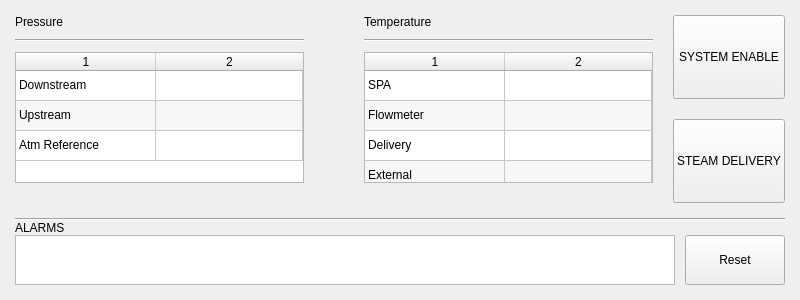
<?xml version="1.0" encoding="UTF-8"?>
<ui version="4.0">
 <class>RunPage</class>
 <widget class="QWidget" name="RunPage">
  <property name="geometry">
   <rect>
    <x>0</x>
    <y>0</y>
    <width>800</width>
    <height>300</height>
   </rect>
  </property>
  <property name="sizePolicy">
   <sizepolicy hsizetype="Preferred" vsizetype="Preferred">
    <horstretch>0</horstretch>
    <verstretch>0</verstretch>
   </sizepolicy>
  </property>
  <property name="windowTitle">
   <string>Form</string>
  </property>
  <layout class="QVBoxLayout" name="verticalLayout_12" stretch="0,0">
   <property name="spacing">
    <number>15</number>
   </property>
   <property name="sizeConstraint">
    <enum>QLayout::SizeConstraint::SetDefaultConstraint</enum>
   </property>
   <property name="leftMargin">
    <number>15</number>
   </property>
   <property name="topMargin">
    <number>15</number>
   </property>
   <property name="rightMargin">
    <number>15</number>
   </property>
   <property name="bottomMargin">
    <number>15</number>
   </property>
   <item>
    <layout class="QHBoxLayout" name="RunPage_H1" stretch="2,0,2,0">
     <property name="spacing">
      <number>20</number>
     </property>
     <property name="sizeConstraint">
      <enum>QLayout::SizeConstraint::SetMaximumSize</enum>
     </property>
     <item>
      <layout class="QVBoxLayout" name="RunPage_H1V2">
       <property name="spacing">
        <number>10</number>
       </property>
       <property name="sizeConstraint">
        <enum>QLayout::SizeConstraint::SetDefaultConstraint</enum>
       </property>
       <item>
        <widget class="QLabel" name="label_4">
         <property name="sizePolicy">
          <sizepolicy hsizetype="Preferred" vsizetype="Minimum">
           <horstretch>0</horstretch>
           <verstretch>0</verstretch>
          </sizepolicy>
         </property>
         <property name="text">
          <string>Pressure</string>
         </property>
         <property name="alignment">
          <set>Qt::AlignmentFlag::AlignLeading|Qt::AlignmentFlag::AlignLeft|Qt::AlignmentFlag::AlignTop</set>
         </property>
        </widget>
       </item>
       <item>
        <widget class="Line" name="line_2">
         <property name="orientation">
          <enum>Qt::Orientation::Horizontal</enum>
         </property>
        </widget>
       </item>
       <item>
        <widget class="QTableWidget" name="PressureTable">
         <property name="sizePolicy">
          <sizepolicy hsizetype="Preferred" vsizetype="Maximum">
           <horstretch>0</horstretch>
           <verstretch>0</verstretch>
          </sizepolicy>
         </property>
         <property name="verticalScrollBarPolicy">
          <enum>Qt::ScrollBarPolicy::ScrollBarAlwaysOff</enum>
         </property>
         <property name="horizontalScrollBarPolicy">
          <enum>Qt::ScrollBarPolicy::ScrollBarAlwaysOff</enum>
         </property>
         <property name="autoScroll">
          <bool>false</bool>
         </property>
         <property name="editTriggers">
          <set>QAbstractItemView::EditTrigger::NoEditTriggers</set>
         </property>
         <property name="tabKeyNavigation">
          <bool>false</bool>
         </property>
         <property name="showDropIndicator" stdset="0">
          <bool>false</bool>
         </property>
         <property name="dragDropOverwriteMode">
          <bool>false</bool>
         </property>
         <property name="alternatingRowColors">
          <bool>true</bool>
         </property>
         <property name="wordWrap">
          <bool>false</bool>
         </property>
         <property name="rowCount">
          <number>3</number>
         </property>
         <property name="columnCount">
          <number>2</number>
         </property>
         <property name="supportedDragActions">
          <set>Qt::DropAction::IgnoreAction</set>
         </property>
         <attribute name="horizontalHeaderVisible">
          <bool>true</bool>
         </attribute>
         <attribute name="horizontalHeaderMinimumSectionSize">
          <number>50</number>
         </attribute>
         <attribute name="horizontalHeaderDefaultSectionSize">
          <number>140</number>
         </attribute>
         <attribute name="horizontalHeaderHighlightSections">
          <bool>false</bool>
         </attribute>
         <attribute name="horizontalHeaderStretchLastSection">
          <bool>true</bool>
         </attribute>
         <attribute name="verticalHeaderVisible">
          <bool>false</bool>
         </attribute>
         <attribute name="verticalHeaderMinimumSectionSize">
          <number>25</number>
         </attribute>
         <attribute name="verticalHeaderShowSortIndicator" stdset="0">
          <bool>false</bool>
         </attribute>
         <attribute name="verticalHeaderStretchLastSection">
          <bool>false</bool>
         </attribute>
         <row/>
         <row/>
         <row/>
         <column/>
         <column/>
         <item row="0" column="0">
          <property name="text">
           <string>Downstream</string>
          </property>
         </item>
         <item row="0" column="1">
          <property name="text">
           <string/>
          </property>
         </item>
         <item row="1" column="0">
          <property name="text">
           <string>Upstream</string>
          </property>
         </item>
         <item row="1" column="1">
          <property name="text">
           <string/>
          </property>
         </item>
         <item row="2" column="0">
          <property name="text">
           <string>Atm Reference</string>
          </property>
         </item>
        </widget>
       </item>
       <item>
        <spacer name="verticalSpacer">
         <property name="orientation">
          <enum>Qt::Orientation::Vertical</enum>
         </property>
         <property name="sizeType">
          <enum>QSizePolicy::Policy::MinimumExpanding</enum>
         </property>
         <property name="sizeHint" stdset="0">
          <size>
           <width>20</width>
           <height>20</height>
          </size>
         </property>
        </spacer>
       </item>
      </layout>
     </item>
     <item>
      <spacer name="horizontalSpacer_3">
       <property name="orientation">
        <enum>Qt::Orientation::Horizontal</enum>
       </property>
       <property name="sizeHint" stdset="0">
        <size>
         <width>40</width>
         <height>20</height>
        </size>
       </property>
      </spacer>
     </item>
     <item>
      <layout class="QVBoxLayout" name="RunPage_H1V3">
       <property name="spacing">
        <number>10</number>
       </property>
       <item>
        <widget class="QLabel" name="label_5">
         <property name="sizePolicy">
          <sizepolicy hsizetype="Preferred" vsizetype="Minimum">
           <horstretch>0</horstretch>
           <verstretch>0</verstretch>
          </sizepolicy>
         </property>
         <property name="text">
          <string>Temperature</string>
         </property>
         <property name="alignment">
          <set>Qt::AlignmentFlag::AlignLeading|Qt::AlignmentFlag::AlignLeft|Qt::AlignmentFlag::AlignTop</set>
         </property>
        </widget>
       </item>
       <item>
        <widget class="Line" name="line_3">
         <property name="orientation">
          <enum>Qt::Orientation::Horizontal</enum>
         </property>
        </widget>
       </item>
       <item>
        <widget class="QTableWidget" name="TempTable">
         <property name="sizePolicy">
          <sizepolicy hsizetype="Preferred" vsizetype="Maximum">
           <horstretch>0</horstretch>
           <verstretch>0</verstretch>
          </sizepolicy>
         </property>
         <property name="verticalScrollBarPolicy">
          <enum>Qt::ScrollBarPolicy::ScrollBarAlwaysOff</enum>
         </property>
         <property name="horizontalScrollBarPolicy">
          <enum>Qt::ScrollBarPolicy::ScrollBarAlwaysOff</enum>
         </property>
         <property name="autoScroll">
          <bool>false</bool>
         </property>
         <property name="editTriggers">
          <set>QAbstractItemView::EditTrigger::NoEditTriggers</set>
         </property>
         <property name="tabKeyNavigation">
          <bool>false</bool>
         </property>
         <property name="showDropIndicator" stdset="0">
          <bool>false</bool>
         </property>
         <property name="dragDropOverwriteMode">
          <bool>false</bool>
         </property>
         <property name="alternatingRowColors">
          <bool>true</bool>
         </property>
         <property name="wordWrap">
          <bool>false</bool>
         </property>
         <property name="rowCount">
          <number>4</number>
         </property>
         <property name="columnCount">
          <number>2</number>
         </property>
         <property name="supportedDragActions">
          <set>Qt::DropAction::IgnoreAction</set>
         </property>
         <attribute name="horizontalHeaderVisible">
          <bool>true</bool>
         </attribute>
         <attribute name="horizontalHeaderMinimumSectionSize">
          <number>50</number>
         </attribute>
         <attribute name="horizontalHeaderDefaultSectionSize">
          <number>140</number>
         </attribute>
         <attribute name="horizontalHeaderHighlightSections">
          <bool>false</bool>
         </attribute>
         <attribute name="horizontalHeaderStretchLastSection">
          <bool>true</bool>
         </attribute>
         <attribute name="verticalHeaderVisible">
          <bool>false</bool>
         </attribute>
         <attribute name="verticalHeaderMinimumSectionSize">
          <number>25</number>
         </attribute>
         <attribute name="verticalHeaderShowSortIndicator" stdset="0">
          <bool>false</bool>
         </attribute>
         <attribute name="verticalHeaderStretchLastSection">
          <bool>false</bool>
         </attribute>
         <row/>
         <row/>
         <row/>
         <row/>
         <column/>
         <column/>
         <item row="0" column="0">
          <property name="text">
           <string>SPA</string>
          </property>
         </item>
         <item row="0" column="1">
          <property name="text">
           <string/>
          </property>
         </item>
         <item row="1" column="0">
          <property name="text">
           <string>Flowmeter</string>
          </property>
         </item>
         <item row="1" column="1">
          <property name="text">
           <string/>
          </property>
         </item>
         <item row="2" column="0">
          <property name="text">
           <string>Delivery</string>
          </property>
         </item>
         <item row="3" column="0">
          <property name="text">
           <string>External</string>
          </property>
         </item>
        </widget>
       </item>
       <item>
        <spacer name="verticalSpacer_2">
         <property name="orientation">
          <enum>Qt::Orientation::Vertical</enum>
         </property>
         <property name="sizeType">
          <enum>QSizePolicy::Policy::MinimumExpanding</enum>
         </property>
         <property name="sizeHint" stdset="0">
          <size>
           <width>20</width>
           <height>20</height>
          </size>
         </property>
        </spacer>
       </item>
       <item>
        <spacer name="horizontalSpacer_2">
         <property name="orientation">
          <enum>Qt::Orientation::Vertical</enum>
         </property>
         <property name="sizeType">
          <enum>QSizePolicy::Policy::Expanding</enum>
         </property>
         <property name="sizeHint" stdset="0">
          <size>
           <width>20</width>
           <height>40</height>
          </size>
         </property>
        </spacer>
       </item>
      </layout>
     </item>
     <item>
      <layout class="QVBoxLayout" name="RunPage_H1V1" stretch="0,0">
       <item>
        <widget class="QPushButton" name="PLC_bCmdSes">
         <property name="sizePolicy">
          <sizepolicy hsizetype="Minimum" vsizetype="Expanding">
           <horstretch>0</horstretch>
           <verstretch>0</verstretch>
          </sizepolicy>
         </property>
         <property name="minimumSize">
          <size>
           <width>100</width>
           <height>0</height>
          </size>
         </property>
         <property name="text">
          <string>SYSTEM ENABLE</string>
         </property>
         <property name="checkable">
          <bool>true</bool>
         </property>
        </widget>
       </item>
       <item>
        <widget class="QPushButton" name="PLC_bCmdDelivery">
         <property name="sizePolicy">
          <sizepolicy hsizetype="Minimum" vsizetype="Expanding">
           <horstretch>0</horstretch>
           <verstretch>0</verstretch>
          </sizepolicy>
         </property>
         <property name="minimumSize">
          <size>
           <width>100</width>
           <height>0</height>
          </size>
         </property>
         <property name="text">
          <string>STEAM DELIVERY</string>
         </property>
         <property name="checkable">
          <bool>true</bool>
         </property>
        </widget>
       </item>
      </layout>
     </item>
    </layout>
   </item>
   <item>
    <layout class="QHBoxLayout" name="RunPage_H2">
     <item>
      <layout class="QVBoxLayout" name="RunPage_H2V1">
       <property name="spacing">
        <number>0</number>
       </property>
       <item>
        <widget class="Line" name="line">
         <property name="orientation">
          <enum>Qt::Orientation::Horizontal</enum>
         </property>
        </widget>
       </item>
       <item>
        <widget class="QLabel" name="label_21">
         <property name="sizePolicy">
          <sizepolicy hsizetype="Preferred" vsizetype="Preferred">
           <horstretch>0</horstretch>
           <verstretch>0</verstretch>
          </sizepolicy>
         </property>
         <property name="text">
          <string>ALARMS</string>
         </property>
         <property name="alignment">
          <set>Qt::AlignmentFlag::AlignBottom|Qt::AlignmentFlag::AlignLeading|Qt::AlignmentFlag::AlignLeft</set>
         </property>
        </widget>
       </item>
       <item>
        <layout class="QHBoxLayout" name="horizontalLayout_3">
         <property name="spacing">
          <number>10</number>
         </property>
         <item>
          <widget class="QTableView" name="AlarmTable">
           <property name="sizePolicy">
            <sizepolicy hsizetype="Expanding" vsizetype="Preferred">
             <horstretch>0</horstretch>
             <verstretch>0</verstretch>
            </sizepolicy>
           </property>
           <property name="minimumSize">
            <size>
             <width>0</width>
             <height>50</height>
            </size>
           </property>
           <property name="maximumSize">
            <size>
             <width>16777215</width>
             <height>50</height>
            </size>
           </property>
           <property name="autoFillBackground">
            <bool>false</bool>
           </property>
           <property name="frameShape">
            <enum>QFrame::Shape::StyledPanel</enum>
           </property>
           <property name="verticalScrollBarPolicy">
            <enum>Qt::ScrollBarPolicy::ScrollBarAlwaysOff</enum>
           </property>
           <property name="horizontalScrollBarPolicy">
            <enum>Qt::ScrollBarPolicy::ScrollBarAlwaysOff</enum>
           </property>
           <property name="editTriggers">
            <set>QAbstractItemView::EditTrigger::NoEditTriggers</set>
           </property>
           <property name="tabKeyNavigation">
            <bool>false</bool>
           </property>
           <property name="showDropIndicator" stdset="0">
            <bool>false</bool>
           </property>
           <property name="dragDropOverwriteMode">
            <bool>false</bool>
           </property>
           <property name="gridStyle">
            <enum>Qt::PenStyle::SolidLine</enum>
           </property>
          </widget>
         </item>
         <item>
          <widget class="QPushButton" name="pushButton">
           <property name="sizePolicy">
            <sizepolicy hsizetype="Fixed" vsizetype="Preferred">
             <horstretch>0</horstretch>
             <verstretch>0</verstretch>
            </sizepolicy>
           </property>
           <property name="minimumSize">
            <size>
             <width>100</width>
             <height>0</height>
            </size>
           </property>
           <property name="text">
            <string>Reset</string>
           </property>
          </widget>
         </item>
        </layout>
       </item>
      </layout>
     </item>
    </layout>
   </item>
  </layout>
 </widget>
 <resources/>
 <connections/>
</ui>
